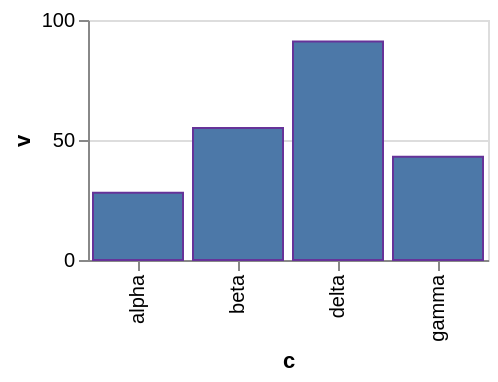

Write the Vega-Lite specification saved for this chart.
### Vega-Lite specification from a JSON file in a GitHub repository (floating-point values rounded to 4 significant figures)
{"$schema": "https://vega.github.io/schema/vega-lite/v6.json", "width": 200, "height": 120, "data": {"values": [{"c": "alpha", "v": 28, "w": 3, "t": "2024-01-07"}, {"c": "beta", "v": 55, "w": 7, "t": "2024-03-19"}, {"c": "gamma", "v": 43, "w": 5, "t": "2024-06-02"}, {"c": "delta", "v": 91, "w": 9, "t": "2024-09-11"}]}, "mark": "bar", "encoding": {"x": {"field": "c", "type": "nominal"}, "y": {"field": "v", "type": "quantitative"}}, "config": {"mark": {"stroke": "rebeccapurple"}}}
